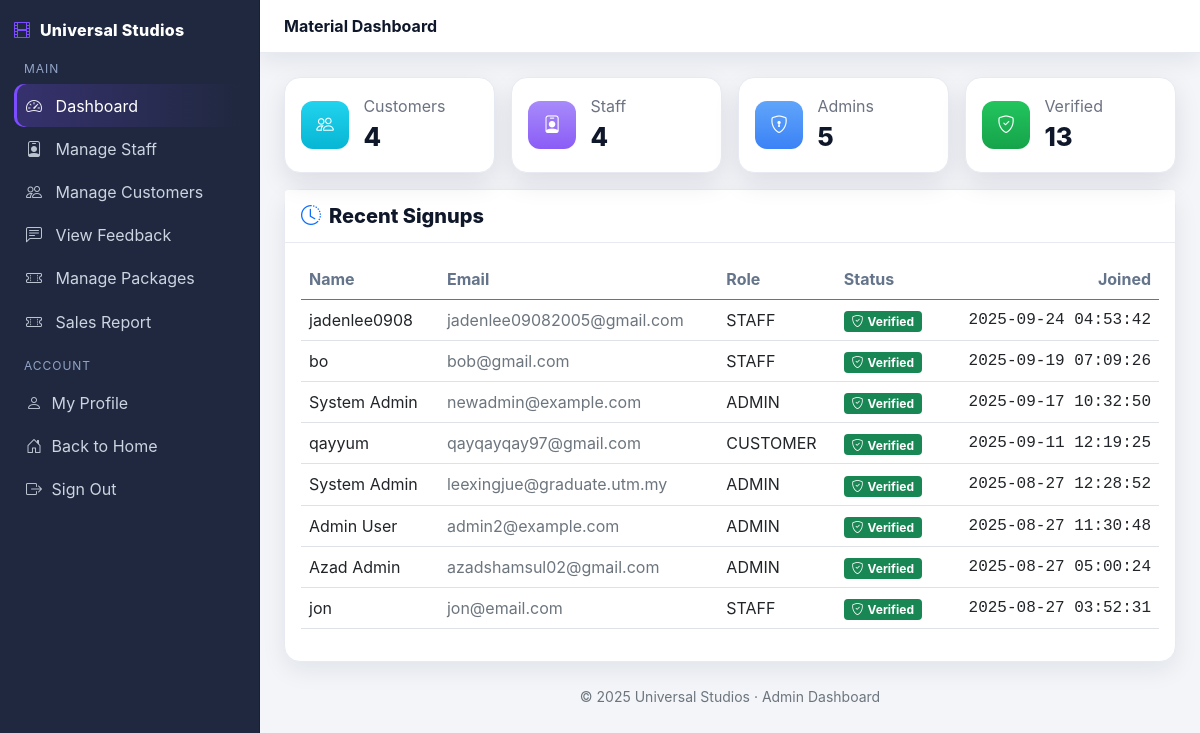
Page /Codes/admin/admin_dashboard.php (signed in) on the committed database.
### tables this page shows
CREATE TABLE `users` (
  `id` int(10) UNSIGNED NOT NULL,
  `name` varchar(100) NOT NULL,
  `email` varchar(255) NOT NULL,
  `avatar` varchar(255) DEFAULT NULL,
  `password` varchar(255) NOT NULL,
  `role` enum('customer','staff','admin') NOT NULL DEFAULT 'customer',
  `is_verified` tinyint(1) NOT NULL DEFAULT 0,
  `otp_code` varchar(6) DEFAULT NULL,
  `otp_expires` datetime DEFAULT NULL,
  `reset_otp` varchar(6) DEFAULT NULL,
  `reset_expires` datetime DEFAULT NULL,
  `created_at` timestamp NOT NULL DEFAULT current_timestamp(),
  `deleted_at` datetime DEFAULT NULL,
  `otp_sent_at` datetime DEFAULT NULL
);

### Codes/admin/admin_dashboard.php (the view, shortened to what this page needs)
<?php
require __DIR__ . '/database.php';
function e($s){ return htmlspecialchars((string)$s, ENT_QUOTES, 'UTF-8'); }
function nav_active($file){
  return basename($_SERVER['PHP_SELF']) === $file ? ' active' : '';
}
$byRole = ['admin'=>0,'staff'=>0,'customer'=>0];
$res = $conn->query("SELECT role, COUNT(*) c FROM users GROUP BY role");
if ($res) { while ($r = $res->fetch_assoc()) { $byRole[$r['role']] = (int)$r['c']; } }
$verifiedTotal   = (int)$conn->query("SELECT COUNT(*) FROM users WHERE is_verified=1")->fetch_row()[0];
$recent = [];
$res2 = $conn->query("SELECT name,email,role,is_verified,created_at FROM users ORDER BY created_at DESC LIMIT 8");
if ($res2) { while ($row = $res2->fetch_assoc()) { $recent[] = $row; } }
?>
<!doctype html>
<html lang="en">
<head>
  <link href="https://cdn.jsdelivr.net/npm/bootstrap@5.0.0/dist/css/bootstrap.min.css" rel="stylesheet">
  <link href="https://cdn.jsdelivr.net/npm/bootstrap-icons@1.11.3/font/bootstrap-icons.css" rel="stylesheet">
  <link href="css/style.css?v=2" rel="stylesheet">
</head>
<body>
<div class="layout">
  <aside class="sidebar">
    <div class="brand">
      <i class="bi bi-film"></i><span><?= BRAND_NAME ?></span>
    </div>
    <div class="nav-sec">
      <div class="nav-title">Main</div>
     <a class="nav-link<?= nav_active('admin_dashboard.php') ?>" href="admin_dashboard.php"><i class="bi bi-speedometer2 me-1"></i>Dashboard</a>
      <a class="nav-link<?= nav_active('manage_staff.php') ?>" href="manage_staff.php"><i class="bi bi-person-badge me-1"></i>Manage Staff</a>
      <a class="nav-link<?= nav_active('manage_customers.php') ?>" href="manage_customers.php"><i class="bi bi-people me-1"></i>Manage Customers</a>
      <a class="nav-link<?= nav_active('view_feedback.php') ?>" href="view_feedback.php"><i class="bi bi-chat-left-text me-1"></i>View Feedback</a>
      <a class="nav-link<?= nav_active('manage_packages.php') ?>" href="manage_packages.php"><i class="bi bi-ticket-perforated me-1"></i>Manage Packages</a>
       <a class="nav-link<?= nav_active('sales_report.php') ?>" href="sales_report.php"><i class="bi bi-ticket-perforated me-1"></i>Sales Report</a>
    <div class="nav-sec">
      <div class="nav-title">Account</div>
      <a class="nav-link" href="profile.php"><i class="bi bi-person"></i>My Profile</a>
      <a class="nav-link" href="index.php"><i class="bi bi-house-door"></i>Back to Home</a>
      <a class="nav-link" href="logout.php"><i class="bi bi-box-arrow-right"></i>Sign Out</a>
    </div>
  </aside>
  <div>
    <div class="topbar">
      <div class="fw-bold">Material Dashboard</div>
    </div>
    <main class="main">
      <div class="row g-3">
        <div class="col-sm-6 col-lg-3">
          <div class="card-soft kpi shadow-2">
            <div class="icon bg-cyan"><i class="bi bi-people"></i></div>
            <div class="meta">
              <div class="label">Customers</div>
              <div class="value"><?= number_format($byRole['customer']) ?></div>
            </div>
          </div>
        </div>
        <div class="col-sm-6 col-lg-3">
          <div class="card-soft kpi shadow-2">
            <div class="icon bg-purple"><i class="bi bi-person-badge"></i></div>
            <div class="meta">
              <div class="label">Staff</div>
              <div class="value"><?= number_format($byRole['staff']) ?></div>
            </div>
          </div>
        </div>
        <div class="col-sm-6 col-lg-3">
          <div class="card-soft kpi shadow-2">
            <div class="icon bg-blue"><i class="bi bi-shield-lock"></i></div>
            <div class="meta">
              <div class="label">Admins</div>
              <div class="value"><?= number_format($byRole['admin']) ?></div>
            </div>
          </div>
        </div>
        <div class="col-sm-6 col-lg-3">
          <div class="card-soft kpi shadow-2">
            <div class="icon bg-green"><i class="bi bi-shield-check"></i></div>
            <div class="meta">
              <div class="label">Verified</div>
              <div class="value"><?= number_format($verifiedTotal) ?></div>
            </div>
          </div>
        </div>
      </div>
      <div class="card-soft panel mt-3">
        <div class="card-header"><h5><i class="bi bi-clock-history me-2 text-primary"></i>Recent Signups</h5></div>
        <div class="card-body">
          <div class="table-responsive">
            <table class="table align-middle">
              <thead>
              <tr><th>Name</th><th>Email</th><th>Role</th><th>Status</th><th class="text-end">Joined</th></tr>
              </thead>
              <tbody>
              <?php if (!$recent): ?>
                <tr><td colspan="5" class="text-muted">No data</td></tr>
              <?php else: foreach ($recent as $r): ?>
                <tr>
                  <td class="fw-semibold"><?= e($r['name']) ?></td>
                  <td class="text-muted"><?= e($r['email']) ?></td>
                  <td class="text-uppercase"><?= e($r['role']) ?></td>
                  <td>
                    <?php if ((int)$r['is_verified'] === 1): ?>
                      <span class="badge bg-success"><i class="bi bi-shield-check me-1"></i>Verified</span>
                    <?php else: ?>
                      <span class="badge bg-secondary"><i class="bi bi-shield me-1"></i>Unverified</span>
                    <?php endif; ?>
                  </td>
                  <td class="text-end mono"><?= e($r['created_at']) ?></td>
                </tr>
              <?php endforeach; endif; ?>
              </tbody>
            </table>
          </div>
        </div>
      </div>
      <div class="text-center text-muted small mt-4">© <?= date('Y') ?> <?= BRAND_NAME ?> · Admin Dashboard</div>
    </main>
  </div>
</div>
</body>
</html>

### Codes/css/style.css (style rules this page uses)
:root { --bg:#f3f5f9; --ink:#0f172a; --muted:#6b7280; --sidebar:#1f283e; --sidebar-accent:#7c4dff; --sidebar-hover:#2a3553; --card:#ffffff; --line:#e7eaf0; --shadow:0 8px 24px rgba(15,23,42,.08); --c-cyan:#22d3ee; --c-green:#22c55e; --c-orange:#fb923c; --c-red:#ef4444; --c-purple:#8b5cf6; --c-blue:#3b82f6; }
* { box-sizing:border-box }
body { background:var(--bg); color:var(--ink); font-family: Inter, system-ui, -apple-system, Segoe UI, Roboto, Arial, sans-serif; }
a { text-decoration:none }
.layout { display:grid; grid-template-columns: 260px 1fr; min-height:100vh; }
.sidebar { position:sticky; top:0; align-self:start; height:100vh; overflow-y:auto; background:var(--sidebar); color:#cbd5e1; padding:18px 14px; box-shadow: inset -1px 0 0 #172036; }
.brand { display:flex; align-items:center; gap:.6rem; color:#fff; font-weight:800; letter-spacing:.3px; margin-bottom:18px }
.brand i { color:var(--sidebar-accent) }
.nav-sec { margin-top:8px }
.nav-title { font-size:.75rem; color:#93a4c7; letter-spacing:.08em; text-transform:uppercase; margin:14px 10px 6px; }
.nav-link { display:flex; align-items:center; gap:.6rem; color:#cbd5e1; padding:.6rem .75rem; border-radius:10px; transition:.15s; }
.nav-link i { opacity:.9 }
.nav-link.active { background:linear-gradient(90deg, rgba(124,77,255,.25), transparent); color:#fff; box-shadow:inset 3px 0 0 var(--sidebar-accent); }
.topbar { display:flex; align-items:center; justify-content:space-between; padding:14px 24px; background:#fff; border-bottom:1px solid var(--line); box-shadow:var(--shadow) }
.main { padding:24px }
.card-soft { background:var(--card); border:1px solid var(--line); border-radius:16px; box-shadow:var(--shadow) }
.kpi { display:flex; align-items:center; gap:.9rem; padding:1rem }
.kpi .icon { width:48px; height:48px; border-radius:12px; display:grid; place-items:center; color:#fff; font-size:1.1rem }
.kpi .meta .label { color:var(--muted) }
.kpi .meta .value { font-size:1.6rem; font-weight:800 }
.panel .card-header { background:#fff; border-bottom:1px solid var(--line); padding:.85rem 1rem }
.panel .card-header h5 { margin:0; font-weight:800 }
.panel .card-body { padding:1rem }
.table thead th { color:#64748b; font-weight:700; border-bottom:1px solid var(--line) }
.table tbody td { vertical-align:middle }
.mono { font-family:ui-monospace, SFMono-Regular, Menlo, Consolas, monospace }
.bg-cyan { background:linear-gradient(180deg, #22d3ee, #06b6d4) }
.bg-green { background:linear-gradient(180deg, #22c55e, #16a34a) }
.bg-blue { background:linear-gradient(180deg, #60a5fa, #3b82f6) }
.bg-purple { background:linear-gradient(180deg, #a78bfa, #8b5cf6) }
.shadow-2 { box-shadow:0 10px 26px rgba(15,23,42,.10) }

### rows in the picture
users: name "jadenlee0908", email "jadenlee09082005@gmail.com", role "STAFF", is_verified 1 (drawn), created_at "2025-09-24 04:53:42"
users: name "bo", email "bob@gmail.com", role "STAFF", is_verified 1 (drawn), created_at "2025-09-19 07:09:26"
users: name "System Admin", email "newadmin@example.com", role "ADMIN", is_verified 1 (drawn), created_at "2025-09-17 10:32:50"
users: name "qayyum", email "qayqayqay97@gmail.com", role "CUSTOMER", is_verified 1 (drawn), created_at "2025-09-11 12:19:25"
users: name "System Admin", email "leexingjue@graduate.utm.my", role "ADMIN", is_verified 1 (drawn), created_at "2025-08-27 12:28:52"
users: name "Admin User", email "admin2@example.com", role "ADMIN", is_verified 1 (drawn), created_at "2025-08-27 11:30:48"
users: name "Azad Admin", email "azadshamsul02@gmail.com", role "ADMIN", is_verified 1 (drawn), created_at "2025-08-27 05:00:24"
users: name "jon", email "jon@email.com", role "STAFF", is_verified 1 (drawn), created_at "2025-08-27 03:52:31"

### other values in the picture
BRAND_NAME "Universal Studios"
$byRole['customer'] "4"
$byRole['staff'] "4"
$byRole['admin'] "5"
$verifiedTotal "13"
